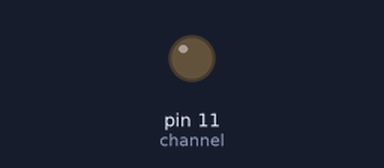
The program below on a simulated Raspberry Pi (header pin numbers). On the bench: output pins drawn as LEDs (lit = HIGH).

Above: at 0.05 s.
At 0.95 s:
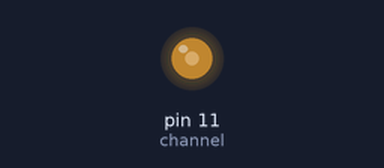
At 1.85 s:
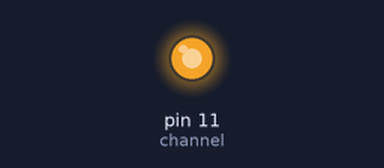
At 3.7 s:
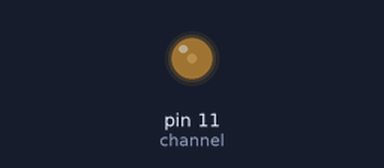
Timing chart, 0 to 5.2 s (numbered marks = the images above):
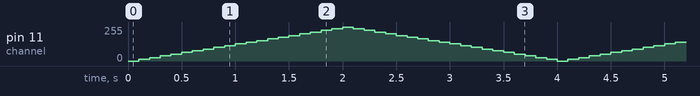

The program:

pwm_gpio.py
```python
import RPi.GPIO as GPIO  #引入函数库

import time

channel = 11

GPIO.setmode(GPIO.BOARD) #设置引脚编号规则

GPIO.setup(channel, GPIO.OUT)  #将11号引脚设置成输出模式

p=GPIO.PWM(channel, 50)   #将11号引脚初始化为PWM实例，频率为50Hz

p.start(0)   #开始脉宽调制，参数范围为：（0.0《=dc《=100.0）

try:

    while True:

        for dc in range(0, 100, 5):

            p.ChangeDutyCycle(dc)   #修改占空比参数范围为：（0.0《=dc《=100.0）

            time.sleep(0.1)

        for dc in range(100, 0, -5):

            p.ChangeDutyCycle(dc)

            time.sleep(0.1)

except Exception as r:
    print(r)

finally:
    p.stop()  #停止输出PWM波
    GPIO.cleanup()  #程序的最后别忘记清除所有资源
```
